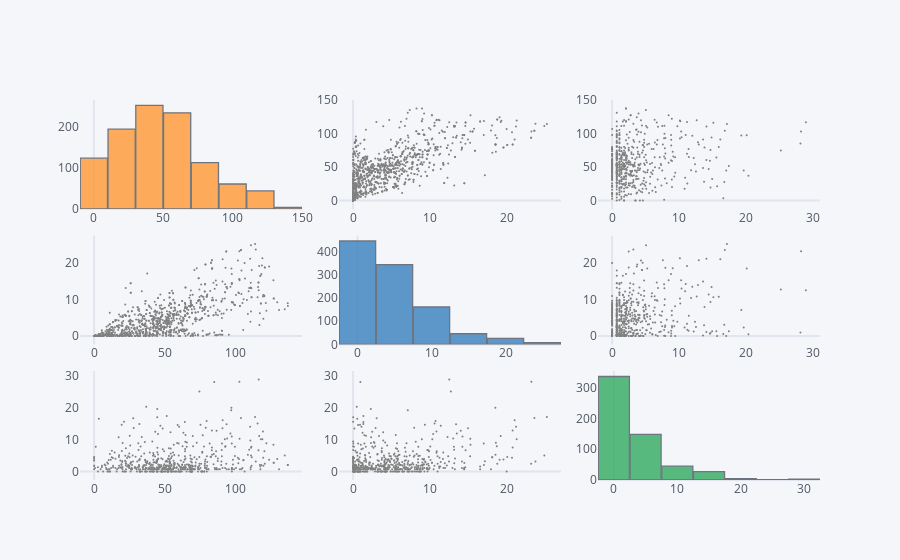

Here is the notebook cell this chart was saved with:
### Code cell
combined_data.loc[:, 'lutheran_density orthodox_density total_income_log'.split()].scatter_matrix()

### Figure 1 — Plotly figure (JSON) as saved in the notebook; plotly's stock layout.template omitted (floating-point values rounded to 4 significant figures; data arrays with more than 128 entries replaced by an {"elided": "..."} marker saying what was removed)
{"data": [{"histfunc": "count", "histnorm": "", "marker": {"color": "rgba(255, 153, 51, 1.0)", "line": {"color": "#4D5663", "width": 1.3}}, "name": "lutheran_density", "nbinsx": 10, "opacity": 0.8, "orientation": "v", "x": {"elided": "1029 float values"}, "xaxis": "x", "yaxis": "y", "type": "histogram"}, {"line": {"color": "rgba(128, 128, 128, 1.0)", "dash": "solid", "shape": "linear", "width": 1.3}, "marker": {"size": 2, "symbol": "circle"}, "mode": "markers", "name": "lutheran_density", "text": "", "x": {"elided": "1029 float values"}, "xaxis": "x2", "y": {"elided": "1029 float values"}, "yaxis": "y2", "type": "scatter"}, {"line": {"color": "rgba(128, 128, 128, 1.0)", "dash": "solid", "shape": "linear", "width": 1.3}, "marker": {"size": 2, "symbol": "circle"}, "mode": "markers", "name": "lutheran_density", "text": "", "x": {"elided": "1029 float values"}, "xaxis": "x3", "y": {"elided": "1029 float values"}, "yaxis": "y3", "type": "scatter"}, {"line": {"color": "rgba(128, 128, 128, 1.0)", "dash": "solid", "shape": "linear", "width": 1.3}, "marker": {"size": 2, "symbol": "circle"}, "mode": "markers", "name": "orthodox_density", "text": "", "x": {"elided": "1029 float values"}, "xaxis": "x4", "y": {"elided": "1029 float values"}, "yaxis": "y4", "type": "scatter"}, {"histfunc": "count", "histnorm": "", "marker": {"color": "rgba(55, 128, 191, 1.0)", "line": {"color": "#4D5663", "width": 1.3}}, "name": "orthodox_density", "nbinsx": 10, "opacity": 0.8, "orientation": "v", "x": {"elided": "1029 float values"}, "xaxis": "x5", "yaxis": "y5", "type": "histogram"}, {"line": {"color": "rgba(128, 128, 128, 1.0)", "dash": "solid", "shape": "linear", "width": 1.3}, "marker": {"size": 2, "symbol": "circle"}, "mode": "markers", "name": "orthodox_density", "text": "", "x": {"elided": "1029 float values"}, "xaxis": "x6", "y": {"elided": "1029 float values"}, "yaxis": "y6", "type": "scatter"}, {"line": {"color": "rgba(128, 128, 128, 1.0)", "dash": "solid", "shape": "linear", "width": 1.3}, "marker": {"size": 2, "symbol": "circle"}, "mode": "markers", "name": "total_income_log", "text": "", "x": {"elided": "1029 float values"}, "xaxis": "x7", "y": {"elided": "1029 mixed values"}, "yaxis": "y7", "type": "scatter"}, {"line": {"color": "rgba(128, 128, 128, 1.0)", "dash": "solid", "shape": "linear", "width": 1.3}, "marker": {"size": 2, "symbol": "circle"}, "mode": "markers", "name": "total_income_log", "text": "", "x": {"elided": "1029 float values"}, "xaxis": "x8", "y": {"elided": "1029 mixed values"}, "yaxis": "y8", "type": "scatter"}, {"histfunc": "count", "histnorm": "", "marker": {"color": "rgba(50, 171, 96, 1.0)", "line": {"color": "#4D5663", "width": 1.3}}, "name": "total_income_log", "nbinsx": 10, "opacity": 0.8, "orientation": "v", "x": {"elided": "1029 float values"}, "xaxis": "x9", "yaxis": "y9", "type": "histogram"}], "layout": {"bargap": 0.02, "legend": {"bgcolor": "#F5F6F9", "font": {"color": "#4D5663"}}, "paper_bgcolor": "#F5F6F9", "plot_bgcolor": "#F5F6F9", "showlegend": false, "title": {"font": {"color": "#4D5663"}}, "xaxis": {"anchor": "y", "domain": [0.0, 0.3], "gridcolor": "#E1E5ED", "showgrid": false, "tickfont": {"color": "#4D5663"}, "title": {"font": {"color": "#4D5663"}, "text": ""}, "zerolinecolor": "#E1E5ED"}, "yaxis": {"anchor": "x", "domain": [0.7133, 1.0], "gridcolor": "#E1E5ED", "showgrid": false, "tickfont": {"color": "#4D5663"}, "title": {"font": {"color": "#4D5663"}, "text": ""}, "zerolinecolor": "#E1E5ED"}, "xaxis2": {"anchor": "y2", "domain": [0.35, 0.65], "gridcolor": "#E1E5ED", "showgrid": false, "tickfont": {"color": "#4D5663"}, "title": {"font": {"color": "#4D5663"}, "text": ""}, "zerolinecolor": "#E1E5ED"}, "yaxis2": {"anchor": "x2", "domain": [0.7133, 1.0], "gridcolor": "#E1E5ED", "showgrid": false, "tickfont": {"color": "#4D5663"}, "title": {"font": {"color": "#4D5663"}, "text": ""}, "zerolinecolor": "#E1E5ED"}, "xaxis3": {"anchor": "y3", "domain": [0.7, 1.0], "gridcolor": "#E1E5ED", "showgrid": false, "tickfont": {"color": "#4D5663"}, "title": {"font": {"color": "#4D5663"}, "text": ""}, "zerolinecolor": "#E1E5ED"}, "yaxis3": {"anchor": "x3", "domain": [0.7133, 1.0], "gridcolor": "#E1E5ED", "showgrid": false, "tickfont": {"color": "#4D5663"}, "title": {"font": {"color": "#4D5663"}, "text": ""}, "zerolinecolor": "#E1E5ED"}, "xaxis4": {"anchor": "y4", "domain": [0.0, 0.3], "gridcolor": "#E1E5ED", "showgrid": false, "tickfont": {"color": "#4D5663"}, "title": {"font": {"color": "#4D5663"}, "text": ""}, "zerolinecolor": "#E1E5ED"}, "yaxis4": {"anchor": "x4", "domain": [0.3567, 0.6433], "gridcolor": "#E1E5ED", "showgrid": false, "tickfont": {"color": "#4D5663"}, "title": {"font": {"color": "#4D5663"}, "text": ""}, "zerolinecolor": "#E1E5ED"}, "xaxis5": {"anchor": "y5", "domain": [0.35, 0.65], "gridcolor": "#E1E5ED", "showgrid": false, "tickfont": {"color": "#4D5663"}, "title": {"font": {"color": "#4D5663"}, "text": ""}, "zerolinecolor": "#E1E5ED"}, "yaxis5": {"anchor": "x5", "domain": [0.3567, 0.6433], "gridcolor": "#E1E5ED", "showgrid": false, "tickfont": {"color": "#4D5663"}, "title": {"font": {"color": "#4D5663"}, "text": ""}, "zerolinecolor": "#E1E5ED"}, "xaxis6": {"anchor": "y6", "domain": [0.7, 1.0], "gridcolor": "#E1E5ED", "showgrid": false, "tickfont": {"color": "#4D5663"}, "title": {"font": {"color": "#4D5663"}, "text": ""}, "zerolinecolor": "#E1E5ED"}, "yaxis6": {"anchor": "x6", "domain": [0.3567, 0.6433], "gridcolor": "#E1E5ED", "showgrid": false, "tickfont": {"color": "#4D5663"}, "title": {"font": {"color": "#4D5663"}, "text": ""}, "zerolinecolor": "#E1E5ED"}, "xaxis7": {"anchor": "y7", "domain": [0.0, 0.3], "gridcolor": "#E1E5ED", "showgrid": false, "tickfont": {"color": "#4D5663"}, "title": {"font": {"color": "#4D5663"}, "text": ""}, "zerolinecolor": "#E1E5ED"}, "yaxis7": {"anchor": "x7", "domain": [0.0, 0.2867], "gridcolor": "#E1E5ED", "showgrid": false, "tickfont": {"color": "#4D5663"}, "title": {"font": {"color": "#4D5663"}, "text": ""}, "zerolinecolor": "#E1E5ED"}, "xaxis8": {"anchor": "y8", "domain": [0.35, 0.65], "gridcolor": "#E1E5ED", "showgrid": false, "tickfont": {"color": "#4D5663"}, "title": {"font": {"color": "#4D5663"}, "text": ""}, "zerolinecolor": "#E1E5ED"}, "yaxis8": {"anchor": "x8", "domain": [0.0, 0.2867], "gridcolor": "#E1E5ED", "showgrid": false, "tickfont": {"color": "#4D5663"}, "title": {"font": {"color": "#4D5663"}, "text": ""}, "zerolinecolor": "#E1E5ED"}, "xaxis9": {"anchor": "y9", "domain": [0.7, 1.0], "gridcolor": "#E1E5ED", "showgrid": false, "tickfont": {"color": "#4D5663"}, "title": {"font": {"color": "#4D5663"}, "text": ""}, "zerolinecolor": "#E1E5ED"}, "yaxis9": {"anchor": "x9", "domain": [0.0, 0.2867], "gridcolor": "#E1E5ED", "showgrid": false, "tickfont": {"color": "#4D5663"}, "title": {"font": {"color": "#4D5663"}, "text": ""}, "zerolinecolor": "#E1E5ED"}}}
